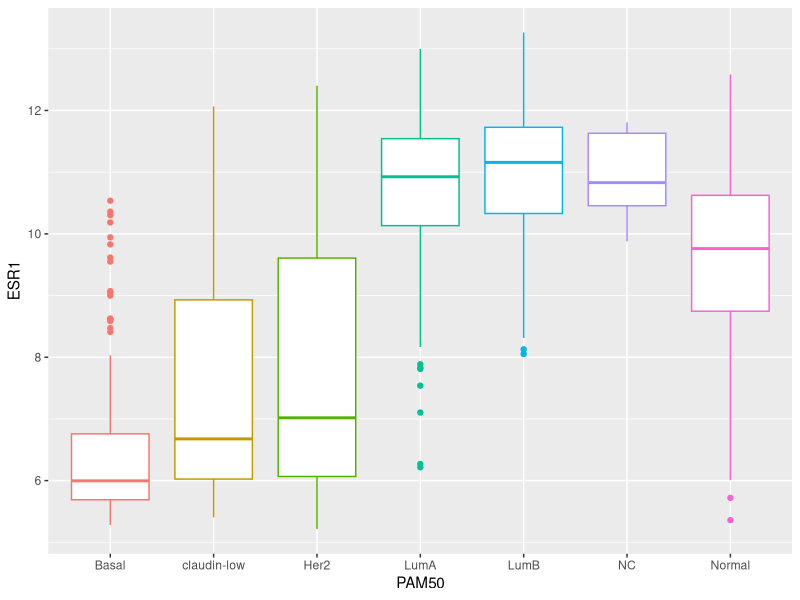
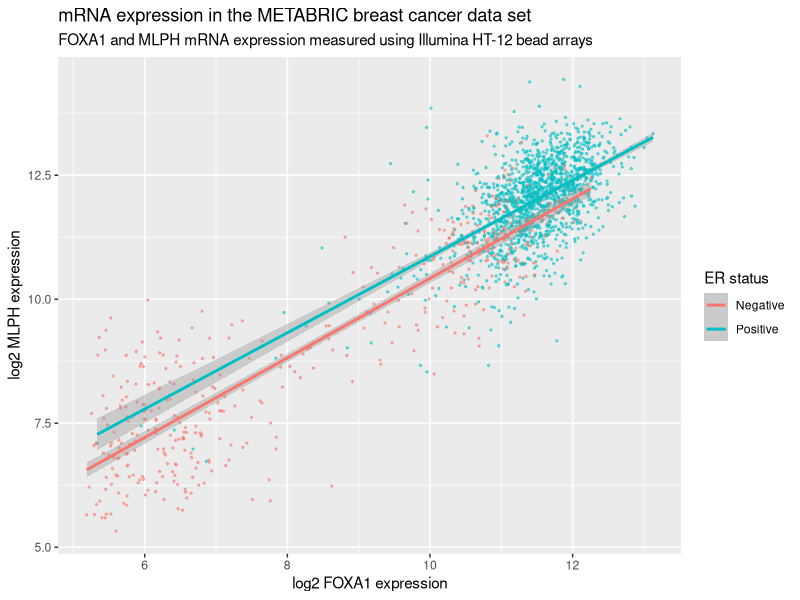
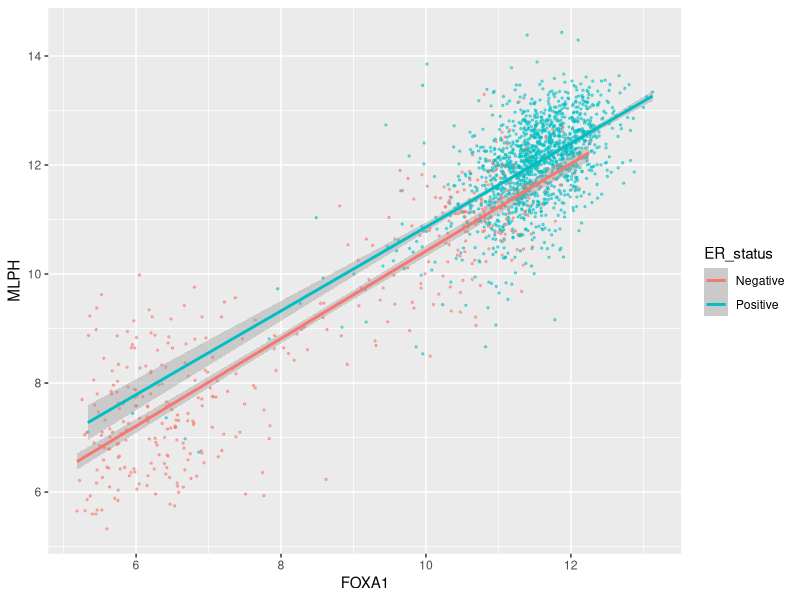
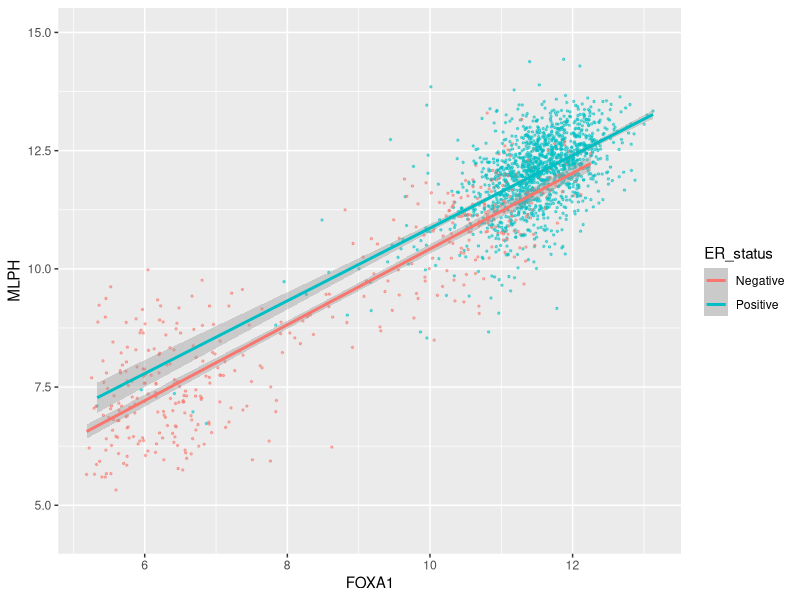
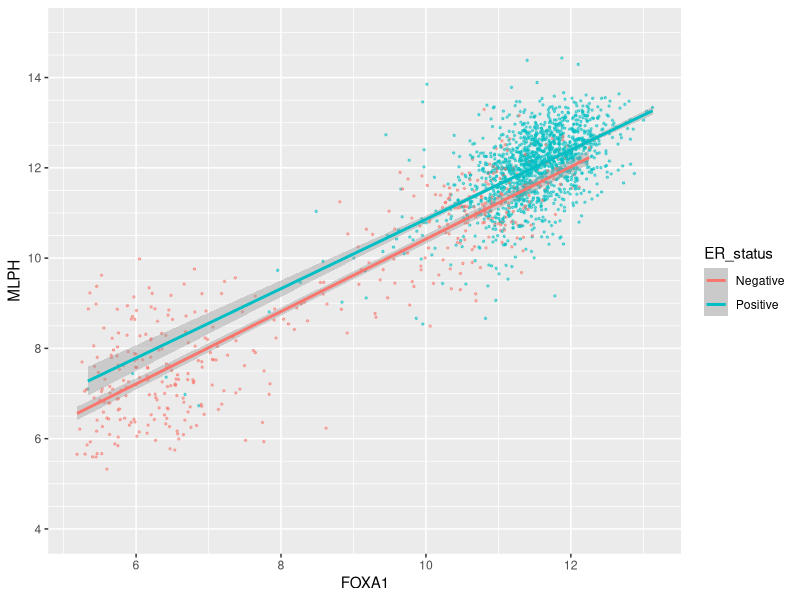
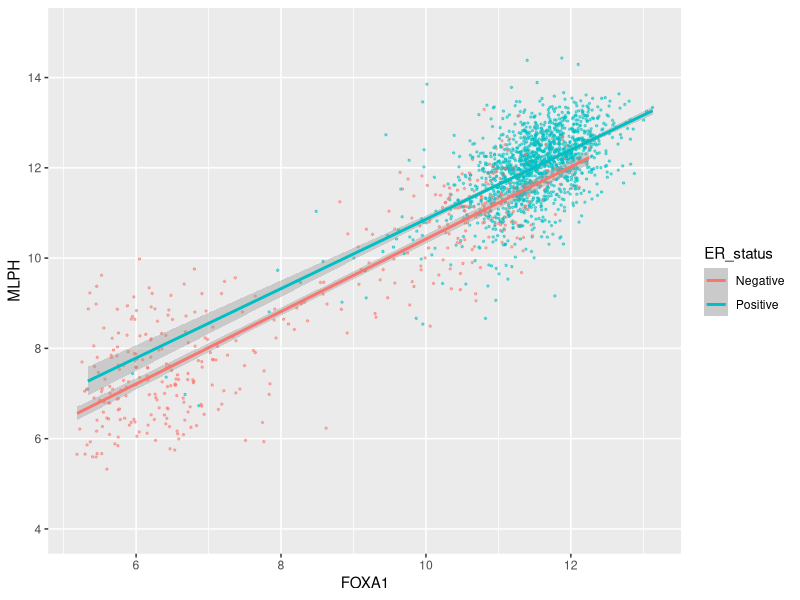
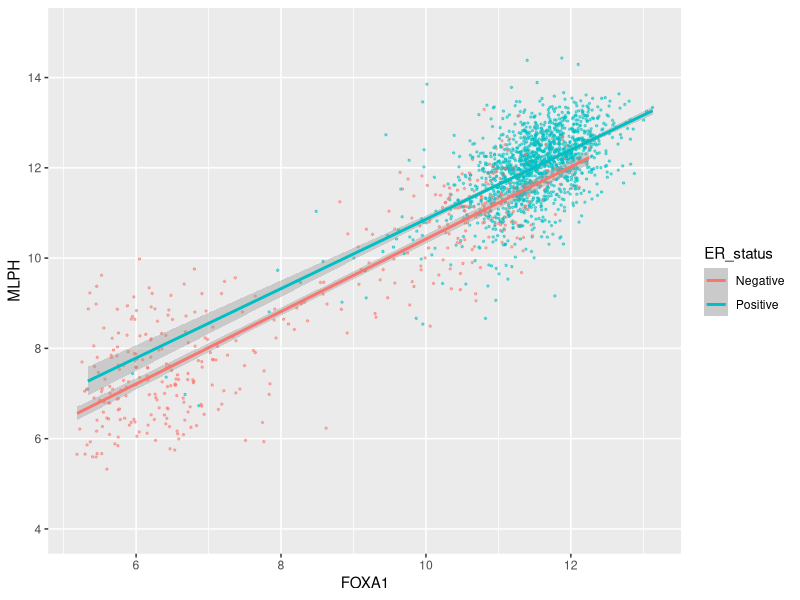
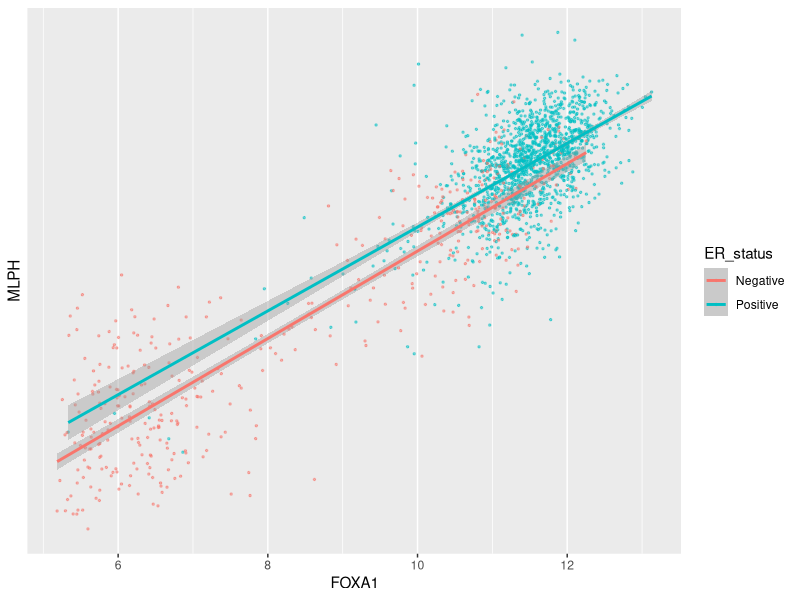

The R source for these figures, in order:
## ---- chunk 1
library(tidyverse)
## ---- chunk 2
metabric <- read_csv("data/metabric_clinical_and_expression_data.csv")
metabric
## ---- chunk 3
summarise(metabric, mean(ESR1))
## ---- chunk 4
metabric %>%
  group_by(ER_status) %>%
  summarise(mean(ESR1))
## ---- chunk 5
metabric %>%
  group_by(Integrative_cluster) %>%
  summarise(ESR1 = mean(ESR1))
## ---- chunk 6
metabric %>%
  group_by(PAM50) %>%
  summarise_at(vars(ESR1, PGR, ERBB2), mean)
## ---- chunk 7
metabric %>%
  group_by(PAM50, HER2_status) %>%
  summarise(ESR1_mean = mean(ESR1))
## ---- chunk 8
metabric %>%
  group_by(PAM50, HER2_status) %>%
  summarise(N = n(), ESR1_mean = mean(ESR1))
## ---- chunk 9
count(metabric, PAM50)
## ---- chunk 10
count(metabric, PAM50, HER2_status)
## ---- chunk 11
count(metabric, PAM50, HER2_status, name = "Samples")
## ---- chunk 12
metabric %>%
  group_by(ER_status) %>%
  summarize(N = n(), `Average tumour size` = mean(Tumour_size))
## ---- chunk 13
metabric %>%
  group_by(ER_status) %>%
  summarize(N = n(), `Average tumour size` = mean(Tumour_size, na.rm = TRUE))
## ---- chunk 14
metabric %>%
  filter(!is.na(Tumour_size)) %>%
  group_by(ER_status) %>%
  summarize(N = n(), `Average tumour size` = mean(Tumour_size))
## ---- chunk 15
metabric %>%
  group_by(ER_status) %>%
  summarize(N = n(), Missing = sum(is.na(Tumour_size)), `Average tumour size` = mean(Tumour_size, na.rm = TRUE))
## ---- chunk 16
test_vector <- c(1, 3, 2, NA, 6, 5, NA, 10)
is.na(test_vector)
## ---- chunk 17
sum(is.na(test_vector))
## ---- chunk 18
mean(is.na(test_vector))
## ---- chunk 19
metabric %>%
  group_by(ER_status) %>%
  summarize(N = n(), `Missing tumour size` = sum(is.na(Tumour_size)), `Proportion missing` = mean(is.na(Tumour_size)))
## ---- chunk 20
metabric %>%
  filter(Survival_status == "DECEASED") %>%
  group_by(ER_status) %>%
  summarise(N = n(), N_long_survival = sum(Survival_time > 120), Proportion_long_survival = mean(Survival_time > 120))
## ---- chunk 21
mutations <- read_csv("data/metabric_mutations.csv")
select(mutations, Patient_ID, Chromosome, Position = Start_Position, Ref = Reference_Allele, Alt = Tumor_Seq_Allele1, Type = Variant_Type, Gene)
## ---- chunk 22
mutations %>%
  distinct(Patient_ID) %>%
  nrow()
## ---- chunk 23
mutations %>%
  distinct(Patient_ID, Gene)
## ---- chunk 24
# number of mutations for each gene
count(mutations, Gene)
## ---- chunk 25
# number of tumour samples in which each gene is mutated
mutations %>%
  distinct(Patient_ID, Gene) %>%
  count(Gene)
## ---- chunk 26
band_members
band_instruments
left_join(band_members, band_instruments, by = "name")
## ---- chunk 27
right_join(band_members, band_instruments, by = "name")
## ---- chunk 28
inner_join(band_members, band_instruments, by = "name")
## ---- chunk 29
full_join(band_members, band_instruments, by = "name")
## ---- chunk 30
band_instruments2
left_join(band_members, band_instruments2, by = c("name" = "artist"))
## ---- chunk 31
band_instruments3 <- tibble(
  name =  c("John",   "Paul", "Paul",   "Keith"),
  plays = c("guitar", "bass", "guitar", "guitar")
)
band_instruments3
left_join(band_members, band_instruments3, by = "name")
## ---- chunk 32
band_members3 <- tibble(
  name = c("Mick",   "John",    "Paul",    "Paul"),
  band = c("Stones", "Beatles", "Beatles", "Wings")
)
band_members3
left_join(band_members3, band_instruments3, by = "name")
## ---- chunk 33
band_members4 <- tibble(
  forename = c("Mick",   "John",    "Paul",      "John"),
  surname =  c("Jagger", "Lennon",  "McCartney", "Squire"),
  band =     c("Stones", "Beatles", "Beatles",   "Roses")
)
band_instruments4 <- tibble(
  forename = c("John",   "Paul",      "Keith",    "John"),
  surname =  c("Lennon", "McCartney", "Richards", "Squire"),
  plays =    c("guitar", "bass",      "guitar",   "guitar")
)
full_join(band_members4, band_instruments4, by = c("forename", "surname"))
## ---- chunk 34
band_members5 <- tibble(
  name = c("John", "Paul", "Ringo", "George", "Mick"),
  birth_year = c(1940, 1942, 1940, 1943, 1943),
  band = c("Beetles", "Beetles", "Beetles", "Beetles", "Stones")
)
band_instruments5 <- tibble(
  name = c("John", "Paul", "Ringo", "George"),
  birth_year = c(1940, 1942, 1940, 1943),
  instrument = c("guitar", "bass", "drums", "guitar")
)
left_join(band_members5, band_instruments5, by = "name")
## ---- chunk 35
semi_join(band_members, band_instruments, by = "name")
## ---- chunk 36
anti_join(band_members, band_instruments, by = "name")
## ---- chunk 37
clinical_data <- read_csv("data/metabric_clinical_data.csv")
clinical_data <- select(clinical_data, Patient_ID, ER_status, PAM50)
clinical_data
## ---- chunk 38
mrna_expression_data <- read_tsv("data/metabric_mrna_expression.txt")
mrna_expression_data
## ---- chunk 39
combined_data <- inner_join(clinical_data, mrna_expression_data, by = c("Patient_ID" = "SAMPLE_ID"))
combined_data
## ---- chunk 40
combined_data %>%
  filter(!is.na(PAM50), !is.na(ESR1)) %>%
  ggplot(mapping = aes(x = PAM50, y = ESR1, colour = PAM50)) +
  geom_boxplot(show.legend = FALSE)
## ---- chunk 41
plot <- ggplot(data = metabric, mapping = aes(x = FOXA1, y = MLPH, colour = ER_status)) +
  geom_point(size = 0.5, alpha = 0.5) +
  geom_smooth(method = "lm") +
  labs(
    title = "mRNA expression in the METABRIC breast cancer data set",
    subtitle = "FOXA1 and MLPH mRNA expression measured using Illumina HT-12 bead arrays",
    x = "log2 FOXA1 expression",
    y = "log2 MLPH expression",
    colour = "ER status"
  )
plot
## ---- chunk 42
names(plot)
## ---- chunk 43
plot$mapping
## ---- chunk 44
ggplot(data = metabric, mapping = aes(x = FOXA1, y = MLPH, colour = ER_status)) +
  geom_point(size = 0.5, alpha = 0.5) +
  geom_smooth(method = "lm") +
  scale_y_continuous(breaks = seq(6, 14, by = 2))
## ---- chunk 45
seq(6, 14, by = 2)
## ---- chunk 46
ggplot(data = metabric, mapping = aes(x = FOXA1, y = MLPH, colour = ER_status)) +
  geom_point(size = 0.5, alpha = 0.5) +
  geom_smooth(method = "lm") +
  scale_y_continuous(limits = c(4.5, 15))
## ---- chunk 47
ggplot(data = metabric, mapping = aes(x = FOXA1, y = MLPH, colour = ER_status)) +
  geom_point(size = 0.5, alpha = 0.5) +
  geom_smooth(method = "lm") +
  scale_y_continuous(breaks = seq(4, 14, by = 2), minor_breaks = seq(4.5, 15, 0.5), limits = c(4, 15))
## ---- chunk 48
ggplot(data = metabric, mapping = aes(x = FOXA1, y = MLPH, colour = ER_status)) +
  geom_point(size = 0.5, alpha = 0.5) +
  geom_smooth(method = "lm") +
  scale_y_continuous(breaks = seq(4, 14, by = 2), minor_breaks = NULL, limits = c(4, 15))
## ---- chunk 49
ggplot(data = metabric, mapping = aes(x = FOXA1, y = MLPH, colour = ER_status)) +
  geom_point(size = 0.5, alpha = 0.5) +
  geom_smooth(method = "lm") +
  scale_y_continuous(breaks = seq(4, 14, by = 2), minor_breaks = NULL, limits = c(4, 15))
## ---- chunk 50
ggplot(data = metabric, mapping = aes(x = FOXA1, y = MLPH, colour = ER_status)) +
  geom_point(size = 0.5, alpha = 0.5) +
  geom_smooth(method = "lm") +
  scale_y_continuous(breaks = NULL)
## ---- chunk 51
ggplot(data = metabric, mapping = aes(x = FOXA1, y = MLPH, colour = ER_status)) +
  geom_point(size = 0.5, alpha = 0.5) +
  geom_smooth(method = "lm") +
  scale_y_continuous(breaks = seq(4, 14, by = 2), limits = c(4, 15)) +
  theme(panel.grid = element_blank())
## ---- chunk 52
ggplot(data = metabric, mapping = aes(x = FOXA1, y = MLPH, colour = ER_status)) +
  geom_point(size = 0.5, alpha = 0.5) +
  geom_smooth(method = "lm") +
  scale_x_continuous(expand = expand_scale(mult = 0.1)) +
  scale_y_continuous(expand = expand_scale(mult = 0.1))
## ---- chunk 53
ggplot(data = metabric, mapping = aes(x = FOXA1, y = MLPH, colour = ER_status)) +
  geom_point(size = 0.5, alpha = 0.5) +
  geom_smooth(method = "lm") +
  scale_x_continuous(position = "top")
